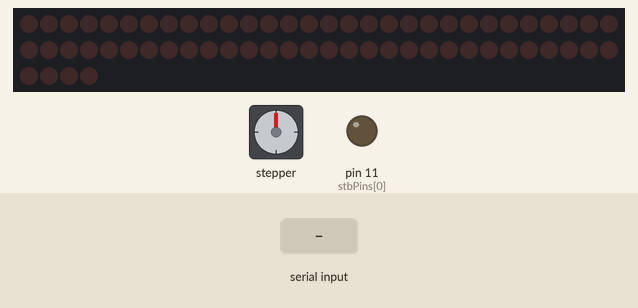
Simulated run of this sketch. Board: Arduino Uno, built with avr-gcc and run on an emulated ATmega328P. Parts: 64 shift-register outputs drawn as a row of LEDs (first output left, lit = HIGH), stepper motor, output pins drawn as LEDs (lit = HIGH). Wiring (inferred from the names in the program): 8 × shift register (74HC595): data pin 8; shift clock pin 10; latch pin 12. Wiring (inferred from the signals the program sends): row of LEDs: on Q0, Q1, Q2, Q3, Q4, Q5, Q6, Q7, Q8, Q9, Q10, Q11, Q12, Q13, Q14, Q15, Q16, Q17, Q18, Q19, Q20, Q21, Q22, Q23, Q24, Q25, Q26, Q27, Q28, Q29, Q30, Q31, Q32, Q33, Q34, Q35, Q36, Q37, Q38, Q39, Q40, Q41, Q42, Q43, Q44, Q45, Q46, Q47, Q48, Q49, Q50, Q51, Q52, Q53, Q54, Q55, Q56, Q57, Q58, Q59, Q60, Q61, Q62, Q63. Inputs (shaded band) come from the test bench. Stepper angles assume 400 steps per turn; pins used as bus, display or sensor lines are not drawn.

Above: at 1.2 s.
1.3 s: "1\n" received over Serial
At 3.2 s:
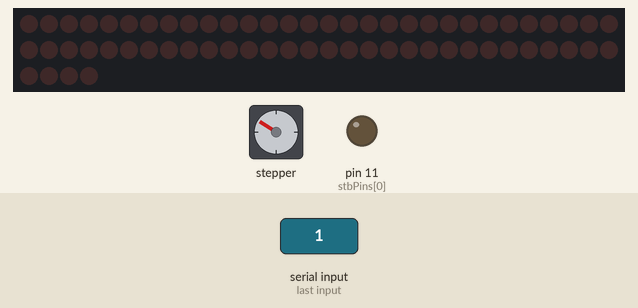
4.3 s: "0\n" received over Serial
At 6.6 s:
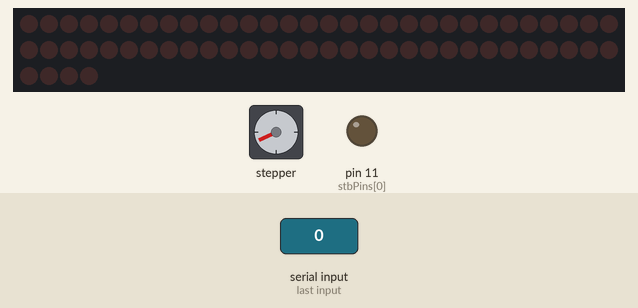
7.3 s: "2\n" received over Serial
At 10.0 s:
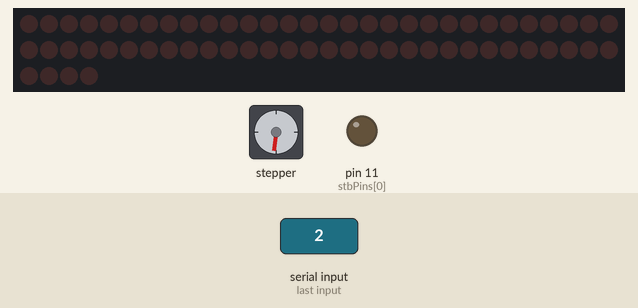
10.3 s: "1\n" received over Serial
At 12.5 s:
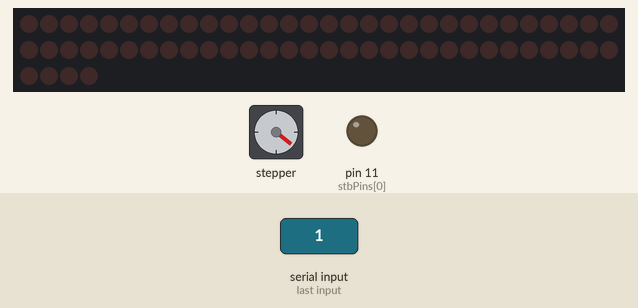
13.3 s: "0\n" received over Serial
At 15.9 s:
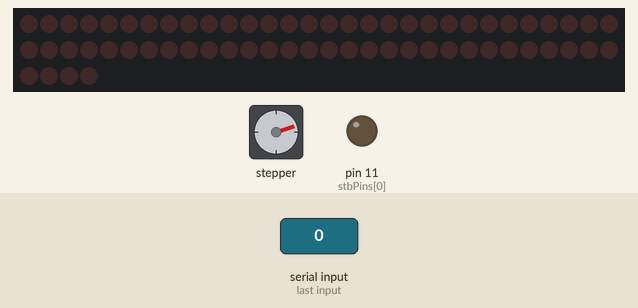
16.3 s: "2\n" received over Serial
At 18.2 s:
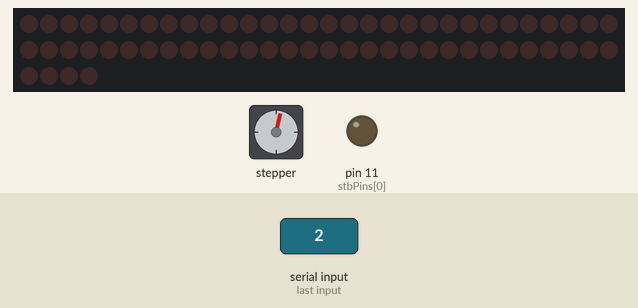
Timing chart, 0 to 19.7 s (numbered marks = the images above; inputs shaded):
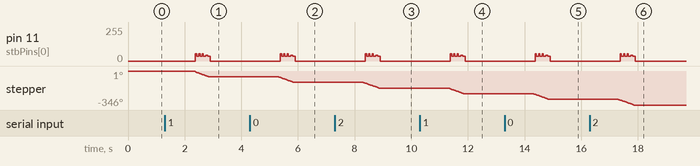

The sketch:

thermal-printer.ino
```cpp
// Include the Arduino Stepper Library
#include <Stepper.h>
#include "fonts.h"

#define CLK 10
#define DATA  8
#define LATCH 7
#define STROBE1 12
#define STROBE2 11

#define FONT_WIDTH 24
#define FONT_HEIGHT 32

#define HEAD_LENGTH_BYTES 48
#define MAX_PRINT_CHAR HEAD_LENGTH_BYTES/(FONT_WIDTH/8)

const int dataPin = 8;
const int clkPin = 10;
const int latchPin = 7;

#define HEAT_TIME 2800//us
const int stbPins[2] = {11, 12};

const int stepsPerRevolution = 400;

Stepper myStepper(stepsPerRevolution, 3, 4, 5, 6);

uint8_t buffer [48];

void pushLine(uint8_t *buff, uint16_t len) { //send current line buffer to the printer head
  for (uint16_t i = 0; i < len; i++) {
    // shiftOut(dataPin,clkPin,MSBFIRST,pgm_read_byte(&buff[i])); //FOR bitmaps in PROGMEM
    shiftOut(dataPin, clkPin, MSBFIRST, buff[i]); //Normal mode, buffer in RAM
    delayMicroseconds(10);
    /*for(int a=0;a<8;a++){
         digitalWrite(dataPin,(buff[i]<<a)&128);
         digitalWrite(clkPin,HIGH);
         delayMicroseconds(1);
         digitalWrite(clkPin,LOW);
      }*/
  }
  digitalWrite(latchPin, LOW); //activate LATCH
  delayMicroseconds(1);
  digitalWrite(latchPin, HIGH);
  ;
}

void printLine(uint8_t *buff, uint16_t len, uint16_t printTime, bool push) {

  if (push) {
    pushLine(buff, len);
  }
  for (int i = 0; i < 2; i++) {
    digitalWrite(stbPins[i], HIGH);
    delayMicroseconds(printTime);
    digitalWrite(stbPins[i], LOW);
  }
  myStepper.step(-2);
  delay(1);
}

void nprintLine(uint8_t *buff, uint16_t len, uint16_t printTime, bool push, uint8_t lines) {
  for (int a = 0; a < lines; a++) {
    unsigned long time = micros();
    if (push)
      printLine((buff + a * len), len, printTime, true);
    else
      printLine((buff + a * len), len, printTime, false);
  }
}

void printText(uint8_t *str, const uint8_t font[]) {
  uint8_t temp[MAX_PRINT_CHAR + 1];
  //print line for (n*width)
  uint8_t print_lines = ((strlen(str) - 1) * FONT_WIDTH) / (HEAD_LENGTH_BYTES * 8);

  for (uint8_t line_index = 0; line_index <= print_lines; line_index++) {


    if (strlen(str) - line_index * MAX_PRINT_CHAR < MAX_PRINT_CHAR && line_index == print_lines) {
      strcpy(temp, str + (MAX_PRINT_CHAR)*line_index);
      for (uint8_t i = strlen(str) - line_index * MAX_PRINT_CHAR; i < MAX_PRINT_CHAR; i++) {

        temp[i] = ' ';

      }

    }
    else
    {
      strncpy(temp, str + (MAX_PRINT_CHAR)*line_index, MAX_PRINT_CHAR);
    }
    //print each line for buffer
    for (uint8_t y = 0; y < FONT_HEIGHT; y++) {
      //print each character
      for (uint8_t x = 0; x < HEAD_LENGTH_BYTES; x = x + FONT_WIDTH / 8) {
        //print the required number of bytes for each character
        for (uint8_t z = 0; z < FONT_WIDTH / 8; z++) {
         //subtract 32 as ASCII offset in array addressing
         //4 extra bytes in the font need to be avoided so addressing is incremented with 4
         //font array implies that each character uses a font width multiple of 8(8, 16, 24, 32, etc)
         //each line of the character has a total of FONT_WIDTH/8 bytes in length and has exactly FONT_HEIGHT lines which can be any number
          buffer[x + z] = pgm_read_byte(&font[(temp[x / (FONT_WIDTH / 8)] - 32) * FONT_HEIGHT * (FONT_WIDTH / 8) + ((FONT_WIDTH / 8) * y) + z + 4]);

        }
      }
      printLine(buffer, HEAD_LENGTH_BYTES, HEAT_TIME, true);
    }
  }

}

void setup()
{
  // set the speed at 60 rpm:
  myStepper.setSpeed(60);
  pinMode(dataPin, OUTPUT);
  pinMode(clkPin, OUTPUT);
  pinMode(latchPin, OUTPUT);

  for (int i = 0; i < 2; i++)
  {
    pinMode(stbPins[i], OUTPUT);
  }

  digitalWrite(latchPin, HIGH);

  delayMicroseconds(100);
/*
 //Test code to empty the shift register
 //900 chosen as arbitrary value if actual number of pixels is not known
  for (uint16_t i = 0; i < 900; i++)
  {
    digitalWrite(CLK, LOW);
    delayMicroseconds(10);
    digitalWrite(CLK, HIGH);
    delayMicroseconds(10);
  }
  */
  Serial.begin(9600);


}
void loop()
{
  static String readString;
  static uint8_t serial_string[500];

  if (Serial.available()) {


    readString = Serial.readStringUntil('\r');
    strcpy(serial_string, (char*)readString.c_str());
    printText(serial_string, arial_normal);
  }
}
```

Source omitted: fonts.h (data table, 46725 bytes)
